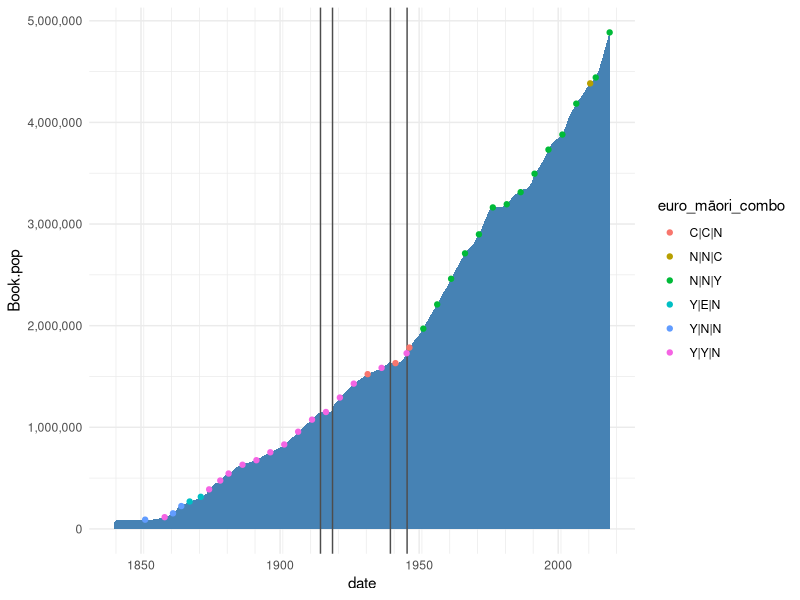

R code for this plot:
library(dplyr)
library(tidyr)
library(ggplot2)

df <- read.csv("data/nz_census_population_estimates.csv") %>%
  select(-c(Infoshare.annual.est.as.at..Annual.Jun., Infoshare.annual.est.Mean.year.ended..Annual.Jun., Form, Notes)) %>%
  mutate(date = paste0(Year, "-06-30"))  %>%
  mutate(date = as.Date(date, "%Y-%m-%d"))

print(head(df))

census = df %>%
  filter(European.Census %in% c('C', 'Y') | Combined.Census %in% c('C', 'Y') ) %>%
  unite(euro_māori_combo, European.Census, Māori.Census, Combined.Census, sep="|")

print(head(census))

p <- ggplot(df, aes( date, Book.pop)) +
  geom_area(fill="steelblue") +
  scale_x_date(minor_breaks = "10 year") +
  scale_y_continuous(labels = scales::comma) +
  geom_vline(xintercept = as.Date("1914-07-14"), color="gray30") +
  geom_vline(xintercept = as.Date("1918-11-11"), color="gray30") +
  geom_vline(xintercept = as.Date("1939-09-01"), color="gray30") +
  geom_vline(xintercept = as.Date("1945-09-02"), color="gray30") +
  theme_minimal() +
  geom_point(data=census, aes(colour=euro_māori_combo))

print(p)